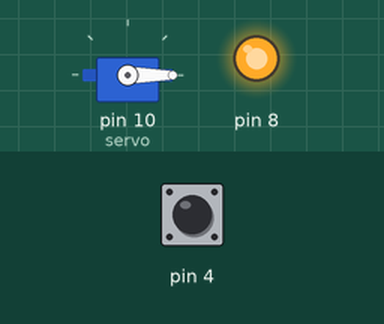
Bench run of a sketch on a simulated Arduino Uno, built with avr-gcc and run on an emulated ATmega328P. Shown: servo, output pins drawn as LEDs (lit = HIGH). The inputs (shaded band) are chosen by the test bench; at power-on: pin 4 HIGH.

Above: at 0.05 s.
At 3.95 s:
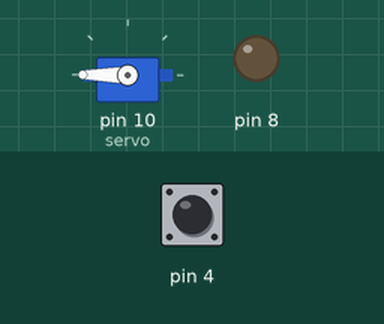
Timing chart, 0 to 5.2 s (numbered marks = the images above):
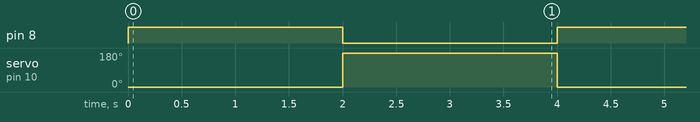

Measured:
- by itself, pin 8: alternates HIGH for 2.0 s and LOW for 2.0 s
- by itself, servo on pin 10 (servo): alternates 180° for 2.0 s and 0° for 2.0 s

The sketch:

sketch_apr26a.ino
```cpp
#include <Servo.h>

#include <IRremote.h>
#include <IRremoteInt.h>


Servo servo;

IRrecv irrecv(3); // указываем вывод, к которому подключен приемник

decode_results results;

long IR2 = "FF18E7";//код пульта для кнопки 2 — ВПЕРЕД

//LiquidCrystal_I2C lcd(0x27,16,2);  // Устанавливаем дисплей
void setup()
{

    irrecv.enableIRIn(); // Запускаем прием*

servo.attach(10);

pinMode(8, OUTPUT);

/*pinMode(g, OUTPUT);

pinMode(b, OUTPUT);*/
const int irReceiverPin = 3; // Инфокрасный датчик (D12)

}


void loop()
{

  if (irrecv.decode(&results)) // Если данные пришли
  {
   Serial.println(results.value, HEX); // Отправляем полученную данную в консоль
    irrecv.resume(); // Принимаем следующую команду

   // Serial.println(res, HEX);
    if(results.value==0x00FF30CF || results.value==0x4BB6E916)// Если нажата кнопка "1"
    {
      if(digitalRead(4)==LOW)
      {
      digitalWrite(4,HIGH);
          }else
      {
      digitalWrite(4,LOW);


     }
    }
     if(results.value==0x00FF18E7)// Если нажата кнопка "2"
    {
      if(digitalRead(5)==LOW)
      {
      digitalWrite(5,HIGH);
      }else
      digitalWrite(5,LOW);
    }
    int res = results.value;
  }

   if(digitalRead(4)==HIGH)
      {
    //  digitalWrite(4,HIGH);
     //RGB
  digitalWrite(5,LOW);
/*digitalWrite(r, HIGH); //включаем красный

delay(800); //ждем 500 Мс

digitalWrite(r, LOW); //выключаем красный

digitalWrite(g, HIGH); //включаем зеленый

delay(800); //ждем 500 Мс

digitalWrite(g, LOW); //выключаем зеленый

digitalWrite(b, HIGH); //включаем синий

delay(800); //ждем 500 Мс

digitalWrite(b, LOW); //выключаем синий*/
//RGBend
      }


servo.write(0); //ставим вал под 0
 digitalWrite(8,HIGH);
delay(2000); //ждем 2 секунды

servo.write(180); //ставим вал под 180
 digitalWrite(8,LOW);
delay(2000); //ждем 2 секунды

  //***************КНОПКА 1********************************//
/*
if(digitalRead(KNPIN)==LOW)//&&knopka==false)//если кнопка нажата и перемення "knopka" равна 0 , то ...

{
 delay(50);//защита от дребезга
lcd.print(L"Влаж: ");
// knopka=false;//пишем 1 в переменную кнопкаэто нужно для того что бы с каждым нажатием кнопки//происходило только одно действие

//GBCFNM
}else if(digitalRead(KNPIN)==HIGH)//&&knopka==true)//если кнопка НЕ нажата

{delay(100);
lcd.clear();
 lcd.setCursor(0,0);
lcd.print(L"За окошком");
lcd.setCursor(0,1);
lcd.print(L"Апрель         ");
  while(digitalRead(KNPIN)==HIGH)
  {delay(100);
lcd.clear();
 lcd.setCursor(0,0);
lcd.print(L"За окошком");
lcd.setCursor(0,1);
lcd.print(L"Апрель         ");
  }

//knopka=true;//обнуляем переменную "knopka"

}

//if(knopka==true)


  //******************************


  // Устанавливаем курсор на вторую строку и нулевой символ.
// lcd.setCursor(0, 1);
  // Выводим на экран количество секунд с момента запуска ардуины
// lcd.print(millis()/1000);*/
}
```
